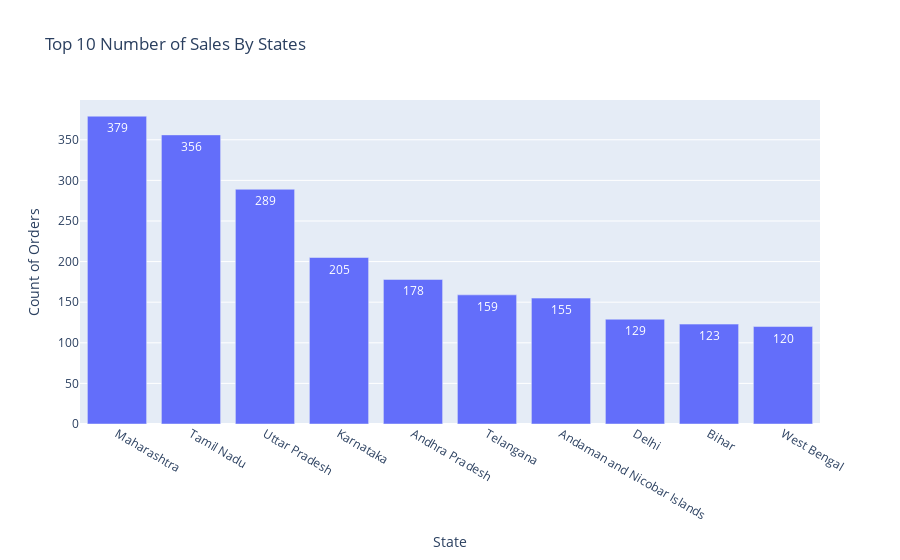

Notebook code for this chart:
### Markdown cell above
Visualizing the Results of 'Sales By States'

### Code cell
state_plot = px.bar(top_10_states, x='Shipping State', y='Count States', title='Top 10 Number of Sales By States',
        labels={'Shipping State':'State', 'Count States':'Count of Orders'}, text_auto=True)
state_plot.show()

### Figure 1 — Plotly figure (JSON) as saved in the notebook; plotly's stock layout.template omitted (floating-point values rounded to 4 significant figures)
{"data": [{"alignmentgroup": "True", "hovertemplate": "State=%{x}<br>Count of Orders=%{y}<extra></extra>", "legendgroup": "", "marker": {"color": "#636efa", "pattern": {"shape": ""}}, "name": "", "offsetgroup": "", "orientation": "v", "showlegend": false, "textposition": "auto", "texttemplate": "%{y}", "type": "bar", "x": ["Maharashtra", "Tamil Nadu", "Uttar Pradesh", "Karnataka", "Andhra Pradesh", "Telangana", "Andaman and Nicobar Islands", "Delhi", "Bihar", "West Bengal"], "xaxis": "x", "y": [379, 356, 289, 205, 178, 159, 155, 129, 123, 120], "yaxis": "y"}], "layout": {"barmode": "relative", "legend": {"tracegroupgap": 0}, "title": {"text": "Top 10 Number of Sales By States"}, "xaxis": {"anchor": "y", "domain": [0, 1], "title": {"text": "State"}}, "yaxis": {"anchor": "x", "domain": [0, 1], "title": {"text": "Count of Orders"}}}}
